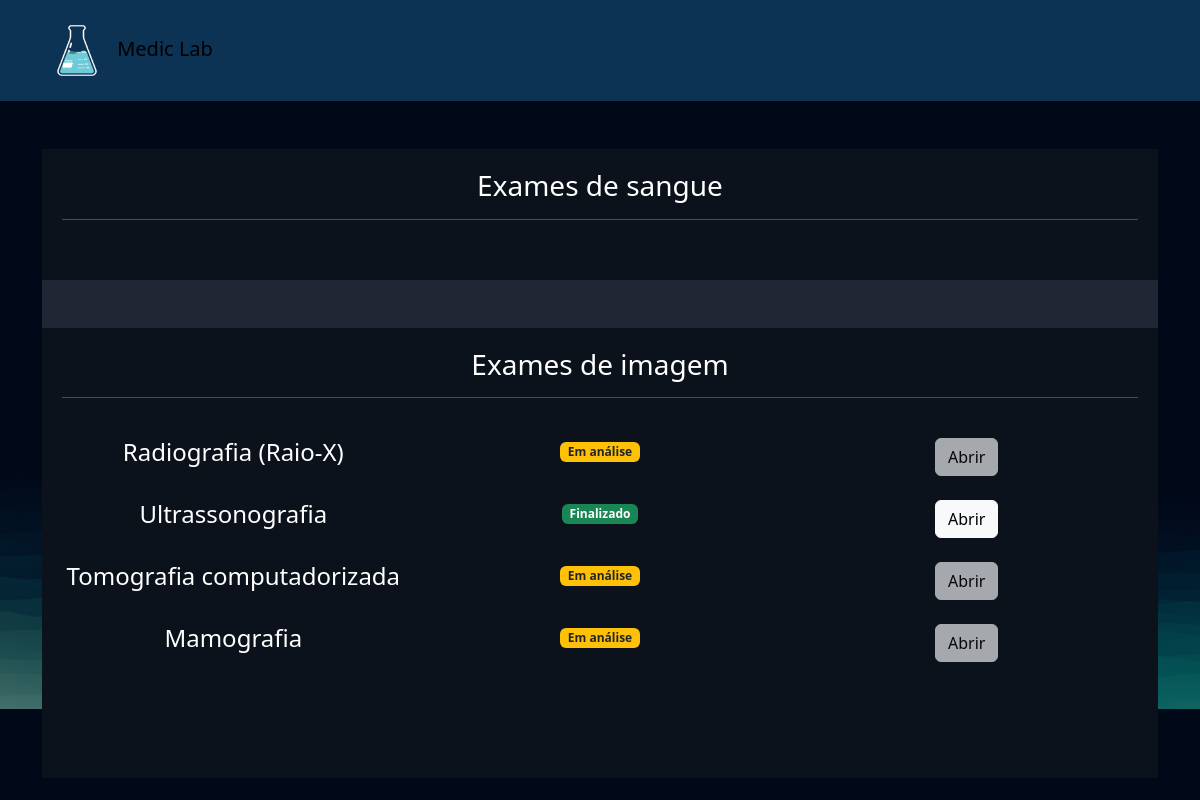
Before: /exames/gerenciar_exames/ (signed in) with the older database file.
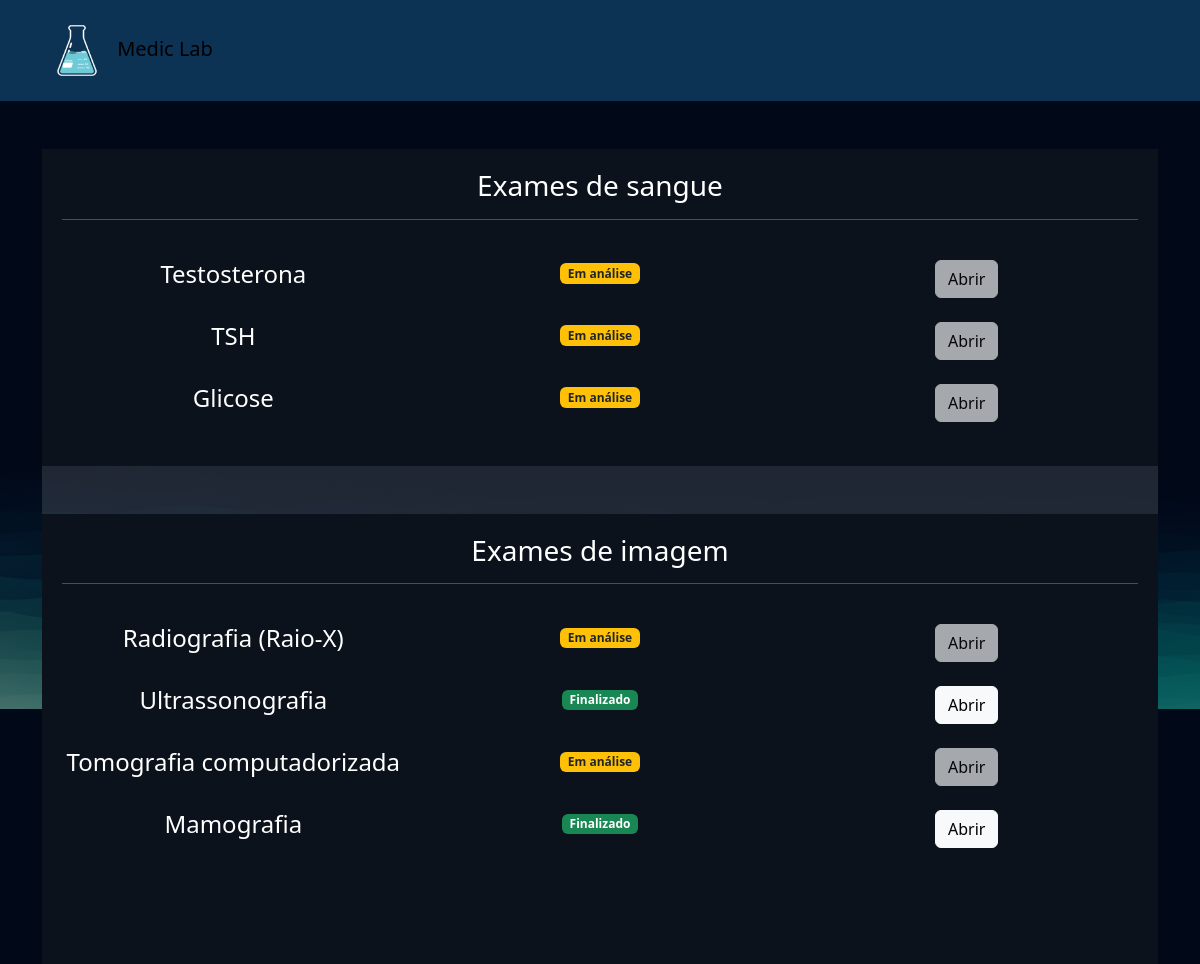
After: the same page with the newer database file.
### exames/models.py (models this page shows, shortened)
class SolicitacaoExame(models.Model):
    choice_status = (
    ('E', 'Em análise'),
    ('F', 'Finalizado')
    )
    usuario = models.ForeignKey(User, on_delete=models.DO_NOTHING) #ForeignKey -> chave estangeira
    exame = models.ForeignKey(TiposExames, on_delete=models.DO_NOTHING)
    status = models.CharField(max_length=2, choices=choice_status)
    resultado = models.FileField(upload_to="resultados", null=True, blank=True) #FileField -> recebendo arquivo
    requer_senha = models.BooleanField(default=False)
    senha = models.CharField(max_length=6, null=True, blank=True)
    def badge_template(self):
        if self.status == 'E':
            classes_css = 'bg-warning text-dark'
            texto = "Em análise"
        elif self.status == 'F':
            classes_css = 'bg-success'
            texto = "Finalizado"
        return mark_safe(f"<span class='badge bg-primary {classes_css}'>{texto}</span>")

class TiposExames(models.Model):
    nome = models.CharField(max_length=50)
    tipos_choices = (
        ('I', 'Exame de Imagem'),
        ('S', 'Exame de Sangue')
    )
    tipo = models.CharField(max_length=1, choices=tipos_choices) #Passando "tipos_coices"
    preco = models.FloatField()
    disponivel = models.BooleanField(default=True)
    horario_inicial = models.TimeField(auto_now=False, auto_now_add=False)
    horario_final = models.TimeField(auto_now=False, auto_now_add=False)

### exames/views.py (the view)
# urls.py: path('gerenciar_exames/', views.gerenciar_exames, name="gerenciar_exames"),
@login_required
def gerenciar_exames(request):
    exames = SolicitacaoExame.objects.filter(usuario=request.user)
    return render(request, 'gerenciar_exames.html', {'exames':exames})

### exames/templates/gerenciar_exames.html (shortened to what this page needs)
{% extends "bases/base.html" %}
{% load static %}
{% block 'head' %}
    <link href="{% static 'exames/css/style.css' %}" rel="stylesheet">
    <link href="{% static 'exames/css/gerenciar_pedidos.css' %}" rel="stylesheet">
    <link href="{% static 'exames/css/gerenciar_exames.css' %}" rel="stylesheet">
{% endblock 'head' %}
{% block 'conteudo' %}
    <br>
    <br>
    <div class="container">
        <div class="card card-view">
            <div class="sub-card">
                <h3>Exames de sangue</h3>
                <hr>
                <br>
                {% for exame in exames  %}
                {% if  exame.exame.tipo == 'S'%}
                    <div class="row">
                        <div class="col-md"><h4>{{exame.exame.nome}}</h4></div>
                        <div class="col-md">{{exame.badge_template}}</div>
                        <div class="col-md">
                            {% if exame.status == 'F' %}
                                <a href="{% url 'permitir_abrir_exame' exame.id %}" class="btn btn-light">Abrir</a>
                            {% else %}
                                <a href="#" class="btn btn-light disabled">Abrir</a>
                            {% endif %}
                        </div>
                    </div>
                    <br>
                {% endif %}
            {% endfor %}
            </div>
            <br>
            <br>
            <div class="sub-card">
                <h3>Exames de imagem</h3>
                <hr>
                <br>
                {% for exame in exames  %}
                    {% if  exame.exame.tipo == 'I'%}
                        <div class="row">
                            <div class="col-md"><h4>{{exame.exame.nome}}</h4></div>
                            <div class="col-md">{{exame.badge_template}}</div>
                            <div class="col-md">
                                {% if exame.status == 'F' %}
                                    <a href="{% url 'permitir_abrir_exame' exame.id %}" class="btn btn-light">Abrir</a>
                                {% else %}
                                    <a href="#" class="btn btn-light disabled">Abrir</a>
                                {% endif %}
                        </div>
                    </div>
                    <br>
                    {% endif %}
                {% endfor %}
            <br><br><br>
        </div>
    </div>
{% endblock 'conteudo' %}

Changed rows visible on the page:
added SolicitacaoExame: exame.nome "Testosterona", badge_template "Em análise", shows "Abrir", shown under "Exames de sangue"
added SolicitacaoExame: exame.nome "TSH", badge_template "Em análise", shows "Abrir", shown under "Exames de sangue"
added SolicitacaoExame: exame.nome "Glicose", badge_template "Em análise", shows "Abrir", shown under "Exames de sangue"
changed SolicitacaoExame "Mamografia": status "E" → "F" (drawn); badge_template "Em análise" → "Finalizado"
